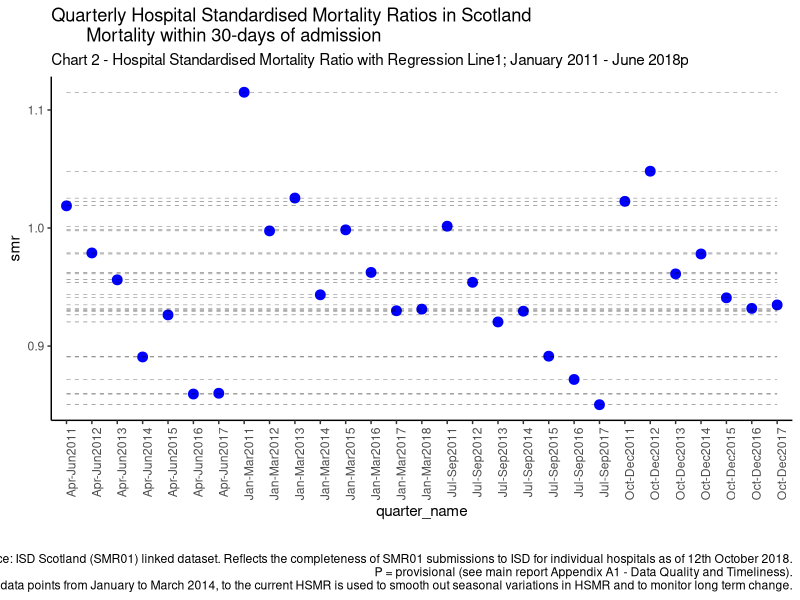
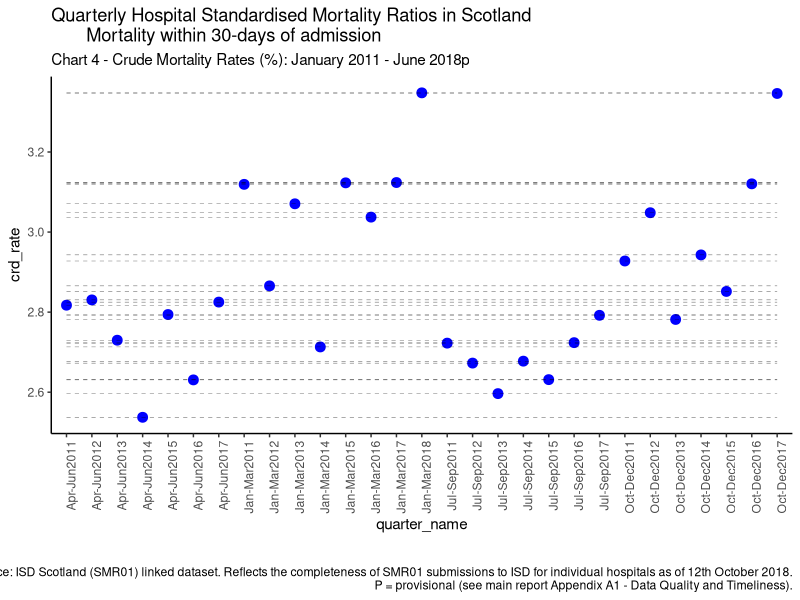

The R script that drew these images, in order:
############################################################
## Codename - tableA1a_wrangling                            ##
## Data Release - 
## Original Authors - Marios Alexandropoulos              ##
## Orginal Date - November 2018                           ##
## Latest Update Author -   Marios Alexandropoulos        ##
## Latest Update Date -   22/11/18                        ##
## Updates to script (if any):
##                                                        ##
## Type - Extract/model                                   ##
## Written/run on - R Studio Server                       ##
## Type - Preparation                                     ##
## Written/run on - R Studio Server                       ##
## R version - 3.2.3 (2015-12-10)                         ##
## Versions of packages -                                 ##
## tidyverse_1.1.1                                        ##
##                                                        ##
## Description -  Template for producing Table A1a: 
## Quarterly Hospital Standardised Mortality Ratios                                 ## 
##                                                        ##
## Approximate run time:                                  ## 
############################################################



################################## 
##################################
### SECTION 1 - HOUSE KEEPING ----
##################################
##################################


library(magrittr)
library(dplyr)
library(ggplot2)
library(scales)

# Read in smr data
smr <- read.csv("smr_data.csv", stringsAsFactors = FALSE)
str(smr)
head(smr)


# Create quarter_name
smr <- smr %>% 
  mutate(quarter_name = ifelse(quarter == 1, "Jan-Mar2011",
                               ifelse(quarter == 2, "Apr-Jun2011", 
                                      ifelse(quarter == 3, "Jul-Sep2011",
                                             ifelse(quarter == 4, "Oct-Dec2011",
                                                    ifelse(quarter == 5, "Jan-Mar2012", 
                                                           ifelse(quarter == 6, "Apr-Jun2012",
                                                                  ifelse(quarter == 7, "Jul-Sep2012",
                                                                         ifelse(quarter == 8, "Oct-Dec2012", 
                                                                                ifelse(quarter == 9, "Jan-Mar2013",
                                                                                       ifelse(quarter == 10, "Apr-Jun2013",
                                                                                              ifelse(quarter == 11, "Jul-Sep2013", 
                                                                                                     ifelse(quarter == 12, "Oct-Dec2013", 
                                                                                                            ifelse(quarter == 13, "Jan-Mar2014", 
                                                                                                                   ifelse(quarter == 14, "Apr-Jun2014",
                                                                                                                          ifelse(quarter == 15, "Jul-Sep2014",
                                                                                                                                 ifelse(quarter == 16, "Oct-Dec2014",
                                                                                                                                        ifelse(quarter == 17, "Jan-Mar2015",
                                                                                                                                               ifelse(quarter == 18, "Apr-Jun2015",
                                                                                                                                                      ifelse(quarter == 19, "Jul-Sep2015",
                                                                                                                                                             ifelse(quarter == 20, "Oct-Dec2015",
                                                                                                                                                                    ifelse(quarter == 21, "Jan-Mar2016",
                                                                                                                                                                           ifelse(quarter == 22, "Apr-Jun2016",
                                                                                                                                                                                  ifelse(quarter == 23, "Jul-Sep2016",
                                                                                                                                                                                         ifelse(quarter == 24, "Oct-Dec2016",
                                                                                                                                                                                                ifelse(quarter == 25, "Jan-Mar2017",
                                                                                                                                                                                                       ifelse(quarter == 26, "Apr-Jun2017",
                                                                                                                                                                                                              ifelse(quarter == 27, "Jul-Sep2017",
                                                                                                                                                                                                                     ifelse(quarter == 28, "Oct-Dec2017",
                                                                                                                                                                                                                            ifelse(quarter == 29, "Jan-Mar2018",'NULL'))))))))))))))))))))))))))))))

# Check all quarters have matched properly
quarter_check <- table(smr$quarter_name, exclude = NULL)
quarter_check                                                                                                                                                                                                                                  


# select only scotland
smr_scot <-
  smr %>% 
  filter(location_name == "Scotland")

# Create chart smr vs quarter
theme_set(theme_classic())

# Plot
ggplot(smr_scot, aes(x=smr, y=quarter_name)) + 
  geom_point(col="blue", size=3) +   # Draw points
  geom_segment(aes(x=smr, 
                   xend=smr, 
                   y=min(quarter_name), 
                   yend=max(quarter_name)), 
               linetype="dashed", 
               size=0.1) +   # Draw dashed lines
  labs(title="Quarterly Hospital Standardised Mortality Ratios in Scotland
       Mortality within 30-days of admission", 
       subtitle="Chart 2 - Hospital Standardised Mortality Ratio with Regression Line1; January 2011 - June 2018p", 
       caption="
       
       source: ISD Scotland (SMR01) linked dataset. Reflects the completeness of SMR01 submissions to ISD for individual hospitals as of 12th October 2018.
       P = provisional (see main report Appendix A1 - Data Quality and Timeliness).
       1. A regression line through data points from January to March 2014, to the current HSMR is used to smooth out seasonal variations in HSMR and to monitor long term change.") +
  coord_cartesian(ylim = c(0, 1.5)) + 
  coord_flip() +
  theme(axis.text.x = element_text(angle = 90, hjust = 1))



# Create chart crd_rate vs quarter
theme_set(theme_classic())



# Plot
ggplot(smr_scot, aes(x=crd_rate, y=quarter_name)) + 
  geom_point(col="blue", size=3) + # Draw points
  geom_line() +
  geom_segment(aes(x=crd_rate, 
                   xend=crd_rate, 
                   y=min(quarter_name), 
                   yend=max(quarter_name)), 
               linetype="dashed", 
               size=0.1) +   # Draw dashed lines
  labs(title="Quarterly Hospital Standardised Mortality Ratios in Scotland
       Mortality within 30-days of admission", 
       subtitle="Chart 4 - Crude Mortality Rates (%): January 2011 - June 2018p", 
       caption="
       
       Source: ISD Scotland (SMR01) linked dataset. Reflects the completeness of SMR01 submissions to ISD for individual hospitals as of 12th October 2018.
       P = provisional (see main report Appendix A1 - Data Quality and Timeliness).") +
  coord_cartesian(ylim = c(0, 4)) + 
  coord_flip() +
  theme(axis.text.x = element_text(angle = 90, hjust = 1)) 



# # creat workbook and sheet
# wb <- createWorkbook(type="xlsx")
# sheet <- createSheet(wb, sheetName = "example1")
# 
# # basic box plot
# data(ToothGrowth)
# xlsx.addHeader(wb, sheet, "Basic box plot")
# xlsx.addLineBreak(sheet, 1)
# plotFunction<-function(){boxplot(len ~ dose, data = ToothGrowth, col = 1:3)}
# xlsx.addPlot(wb, sheet, plotFunction())
# # ggplot2
# library("ggplot2")
# xlsx.addHeader(wb, sheet, "ggplot2")
# xlsx.addLineBreak(sheet, 1)
# plotFunction<-function(){
#   p<-qplot(mpg, wt, data=mtcars)
#   print(p)
# }
# xlsx.addPlot(wb, sheet, plotFunction())
# # save the workbook to an Excel file.
# saveWorkbook(wb, "examples_add_plot.xlsx")
# xlsx.openFile("examples_add_plot.xlsx")# view the file